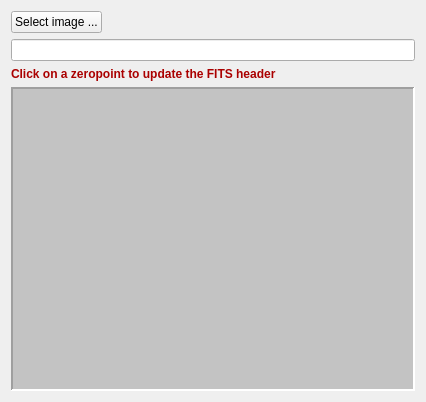
  <widget class="QWidget" name="centralwidget">
   <layout class="QGridLayout" name="gridLayout_4">
    <item row="0" column="0">
     <widget class="QPushButton" name="zpLoadPushButton">
      <property name="sizePolicy">
       <sizepolicy hsizetype="Maximum" vsizetype="Fixed">
        <horstretch>0</horstretch>
        <verstretch>0</verstretch>
       </sizepolicy>
      </property>
      <property name="focusPolicy">
       <enum>Qt::NoFocus</enum>
      </property>
      <property name="statusTip">
       <string>Select an image with valid WCS for photometric calibration.</string>
      </property>
      <property name="text">
       <string>Select image ...</string>
      </property>
     </widget>
    </item>
    <item row="0" column="1">
     <spacer name="horizontalSpacer">
      <property name="orientation">
       <enum>Qt::Horizontal</enum>
      </property>
      <property name="sizeType">
       <enum>QSizePolicy::Preferred</enum>
      </property>
      <property name="sizeHint" stdset="0">
       <size>
        <width>40</width>
        <height>20</height>
       </size>
      </property>
     </spacer>
    </item>
    <item row="1" column="0" colspan="2">
     <widget class="QLineEdit" name="zpImageLineEdit">
      <property name="sizePolicy">
       <sizepolicy hsizetype="MinimumExpanding" vsizetype="Fixed">
        <horstretch>0</horstretch>
        <verstretch>0</verstretch>
       </sizepolicy>
      </property>
      <property name="statusTip">
       <string>The full path to the image that is to be calibrated. Any image with valid WCS will work.</string>
      </property>
     </widget>
    </item>
    <item row="2" column="0" colspan="2">
     <widget class="QLabel" name="label">
      <property name="palette">
       <palette>
        <active>
         <colorrole role="WindowText">
          <brush brushstyle="SolidPattern">
           <color alpha="255">
            <red>170</red>
            <green>0</green>
            <blue>0</blue>
           </color>
          </brush>
         </colorrole>
        </active>
        <inactive>
         <colorrole role="WindowText">
          <brush brushstyle="SolidPattern">
           <color alpha="255">
            <red>170</red>
            <green>0</green>
            <blue>0</blue>
           </color>
          </brush>
         </colorrole>
        </inactive>
        <disabled>
         <colorrole role="WindowText">
          <brush brushstyle="SolidPattern">
           <color alpha="255">
            <red>119</red>
            <green>120</green>
            <blue>120</blue>
           </color>
          </brush>
         </colorrole>
        </disabled>
       </palette>
      </property>
      <property name="font">
       <font>
        <weight>75</weight>
        <bold>true</bold>
       </font>
      </property>
      <property name="text">
       <string>Click on a zeropoint to update the FITS header</string>
      </property>
     </widget>
    </item>
    <item row="3" column="0" colspan="2">
     <widget class="QFrame" name="frame_2">
      <property name="sizePolicy">
       <sizepolicy hsizetype="MinimumExpanding" vsizetype="MinimumExpanding">
        <horstretch>0</horstretch>
        <verstretch>0</verstretch>
       </sizepolicy>
      </property>
      <property name="palette">
       <palette>
        <active>
         <colorrole role="Base">
          <brush brushstyle="SolidPattern">
           <color alpha="255">
            <red>252</red>
            <green>252</green>
            <blue>252</blue>
           </color>
          </brush>
         </colorrole>
         <colorrole role="Window">
          <brush brushstyle="SolidPattern">
           <color alpha="255">
            <red>195</red>
            <green>195</green>
            <blue>195</blue>
           </color>
          </brush>
         </colorrole>
        </active>
        <inactive>
         <colorrole role="Base">
          <brush brushstyle="SolidPattern">
           <color alpha="255">
            <red>252</red>
            <green>252</green>
            <blue>252</blue>
           </color>
          </brush>
         </colorrole>
         <colorrole role="Window">
          <brush brushstyle="SolidPattern">
           <color alpha="255">
            <red>195</red>
            <green>195</green>
            <blue>195</blue>
           </color>
          </brush>
         </colorrole>
        </inactive>
        <disabled>
         <colorrole role="Base">
          <brush brushstyle="SolidPattern">
           <color alpha="255">
            <red>195</red>
            <green>195</green>
            <blue>195</blue>
           </color>
          </brush>
         </colorrole>
         <colorrole role="Window">
          <brush brushstyle="SolidPattern">
           <color alpha="255">
            <red>195</red>
            <green>195</green>
            <blue>195</blue>
           </color>
          </brush>
         </colorrole>
        </disabled>
       </palette>
      </property>
      <property name="autoFillBackground">
       <bool>true</bool>
      </property>
      <property name="frameShape">
       <enum>QFrame::Panel</enum>
      </property>
      <property name="frameShadow">
       <enum>QFrame::Sunken</enum>
      </property>
      <property name="lineWidth">
       <number>2</number>
      </property>
      <layout class="QGridLayout" name="gridLayout_5">
       <property name="leftMargin">
        <number>0</number>
       </property>
       <property name="topMargin">
        <number>0</number>
       </property>
       <property name="rightMargin">
        <number>0</number>
       </property>
       <property name="bottomMargin">
        <number>0</number>
       </property>
       <item row="0" column="0">
        <widget class="QCustomPlot" name="zpPlot" native="true">
         <property name="sizePolicy">
          <sizepolicy hsizetype="MinimumExpanding" vsizetype="MinimumExpanding">
           <horstretch>0</horstretch>
           <verstretch>0</verstretch>
          </sizepolicy>
         </property>
         <property name="minimumSize">
          <size>
           <width>400</width>
           <height>300</height>
          </size>
         </property>
         <property name="statusTip">
          <string>Click on a zeropoint in the upper panel to update the FITS header</string>
         </property>
         <property name="autoFillBackground">
          <bool>true</bool>
         </property>
        </widget>
       </item>
      </layout>
     </widget>
    </item>
   </layout>
  </widget>
